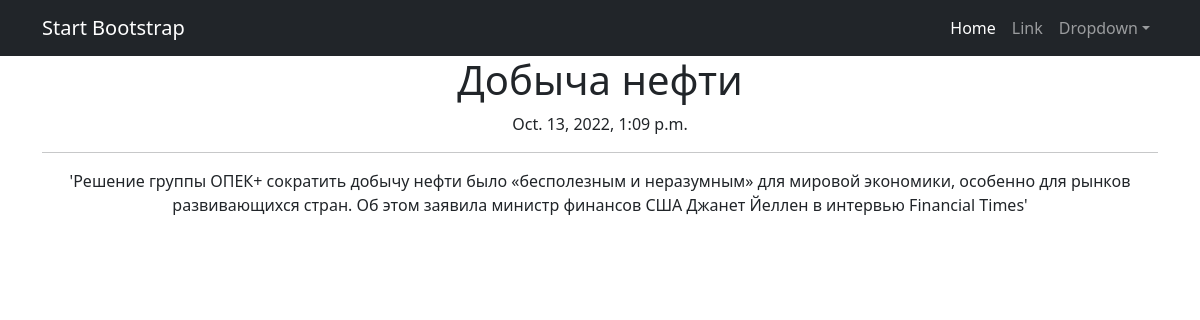
Screenshot of /news/3 with the database file from the repository.
### news/models.py (models this page shows, shortened)
class Post(models.Model):
    author = models.ForeignKey(Author, on_delete=models.CASCADE)
    neworart = models.BooleanField(default=False)
    time_in = models.DateTimeField(auto_now_add=True)
    category = models.ManyToManyField(Category, through = 'PostCategory')
    title = models.CharField(max_length=100)
    text = models.TextField()
    rating_post = models.IntegerField(default=0)

### news/views.py (the view)
# urls.py: path('<int:pk>', NewDetail.as_view())
class NewDetail(DetailView):
    model = Post
    template_name = 'flatpages/post.html'
    context_object_name = 'new'

### news/templatetags/custom_filters.py (called while the page is built)
@register.filter()
def censor(value: str):
    variants = ['тормоз', 'собака', 'дурак', 'школьник', 'гузно', 'редиска']
    ln = len(variants)
    filtred_message = ''
    string = ''
    pattern = '*'
    for i in value:
        string += i
        flag = 0
        for j in variants:
            if not string in j:
                flag += 1
            if string == j:
                filtred_message += string[0] + (pattern * (len(string) - 1))
                flag -= 1
                string = ''
        if flag == ln:
            filtred_message += string
            string = ''
    if string != '' and string not in variants:
        filtred_message += string
    elif string != '':
        filtred_message += string[0] + (pattern * (len(string) - 1))
    return filtred_message

### Templates/Flatpages/post.html (shortened to what this page needs)
{% extends 'flatpages/default.html' %}
{% load custom_filters %}
{% block content %}
<h1>{{ new.title|censor }}</h1>
{{ new.time_in }}
<hr>
{{ new.text|censor }}
{% endblock content %}

### rows the page displays
Post: title|censor "Добыча нефти", time_in "Oct. 13, 2022, 1:09 p.m.", text|censor "'Решение группы ОПЕК+ сократить добычу нефти было «бесполезным и неразумным» для мировой экономики, особенно для рынков развивающихся стран. Об этом заявила министр финансов США Джанет Йеллен в интервью Financial Times'"
